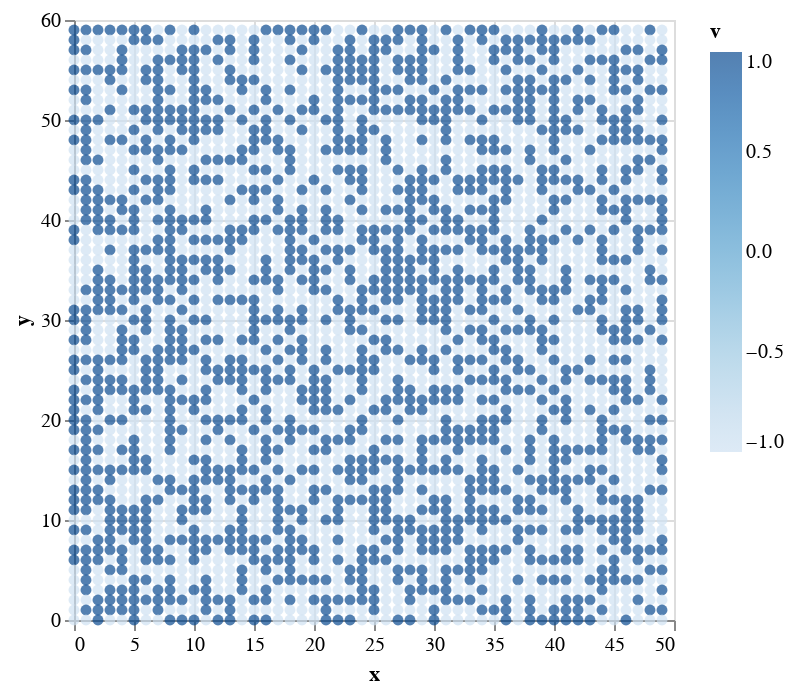

Source (Vega-Lite JSON):
### Vega-Lite specification from a JSON file in a GitHub repository (floating-point values rounded to 4 significant figures; data arrays with more than 128 entries replaced by an {"elided": "..."} marker saying what was removed)
{"$schema": "https://vega.github.io/schema/vega-lite/v5.json", "description": "Punchcard Visualization like on Github. The day on y-axis uses a custom order from Monday to Sunday.  The sort property supports both full day names (e.g., 'Monday') and their three letter initials (e.g., 'mon') -- both of which are case insensitive.", "data": {"values": {"elided": "3000 records"}}, "mark": "circle", "encoding": {"y": {"field": "y", "type": "quantitative"}, "x": {"field": "x", "type": "quantitative"}, "color": {"field": "v", "type": "quantitative"}}}
